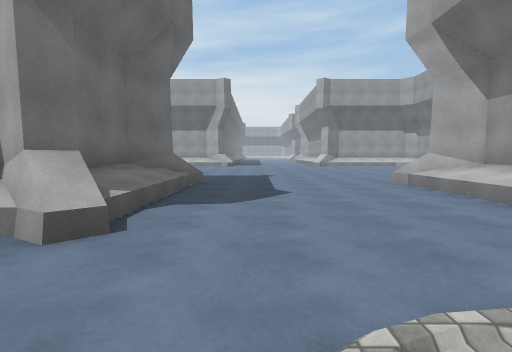
view 1 (above)

23 first-person views from a walk through a scene from a Unity 3-D project. The camera is 1.3 m above the floor, tilts 4° down and sees 80° across. The floor is counted in squares, 2 m on a side. Each view is taken from the middle of a square. On the plan, view 1 faces up. The plan holds only what a view shows up to about 10 squares ahead; the rest is blank. The place goes on beyond the plan. The player character is not drawn. Surface patterns are stand-ins for the level's own textures.

view 2
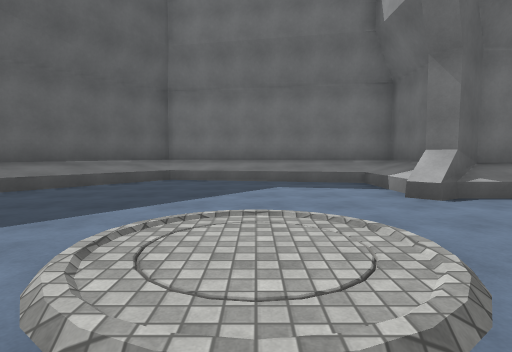

view 3
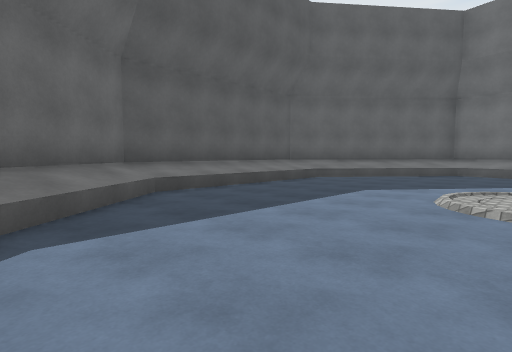

view 4
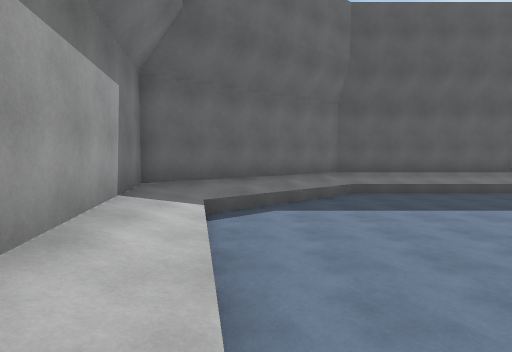

view 5
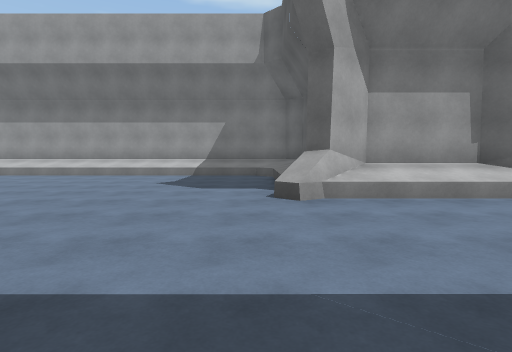

view 6
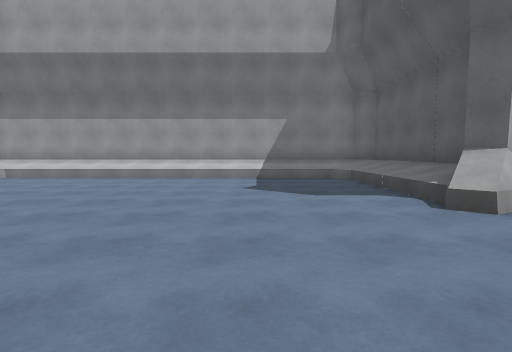

view 7
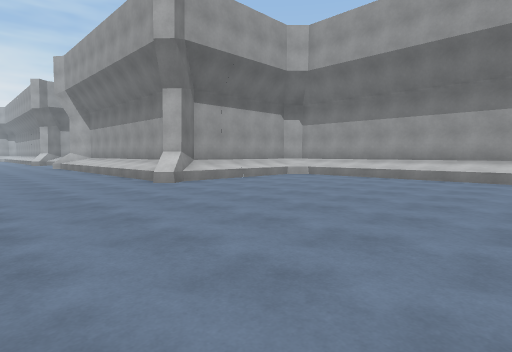

view 8
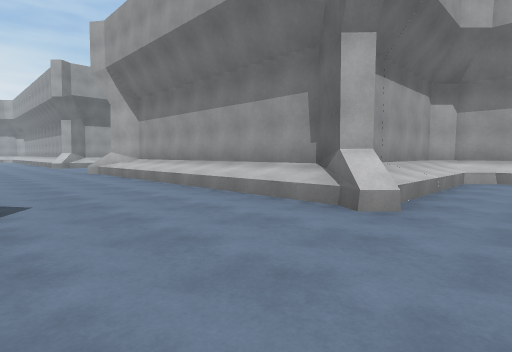

view 9
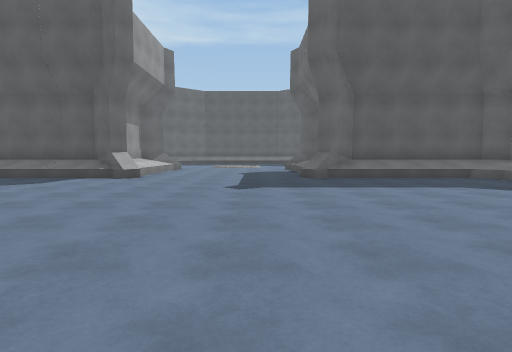

view 10
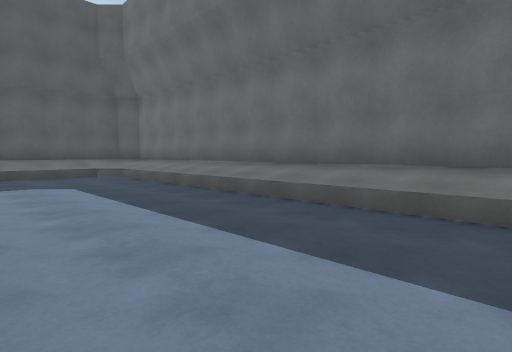

view 11
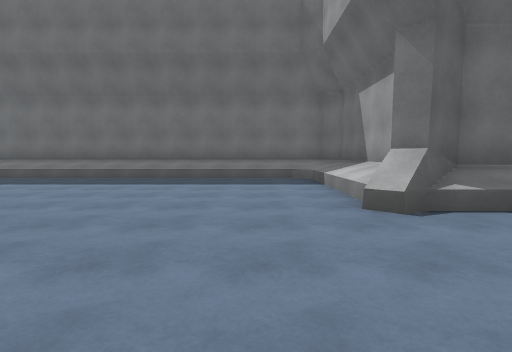

view 12
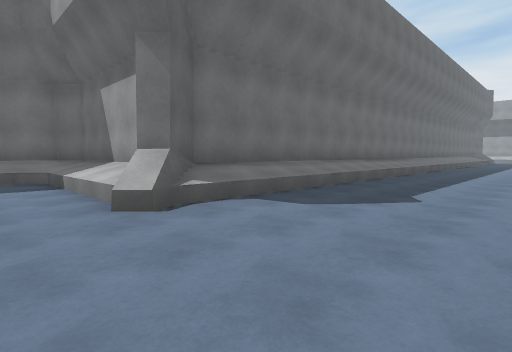

view 13
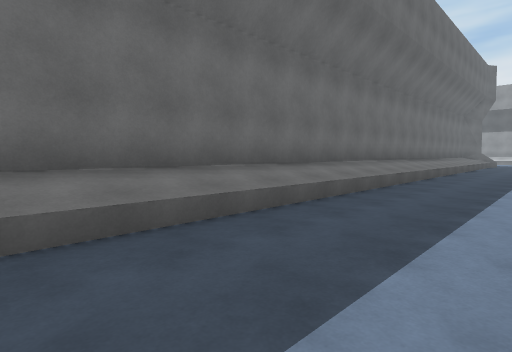

view 14
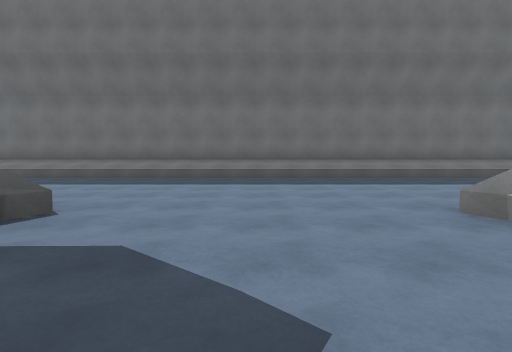

view 15
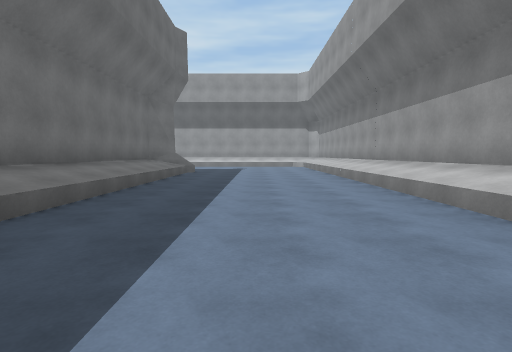

view 16
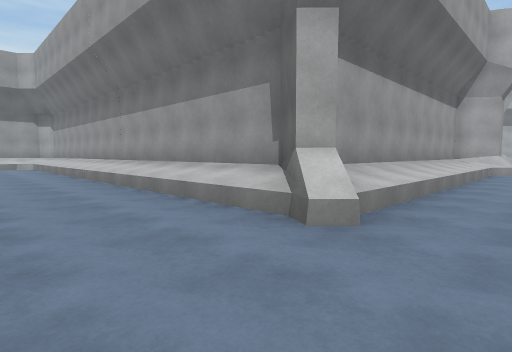

view 17
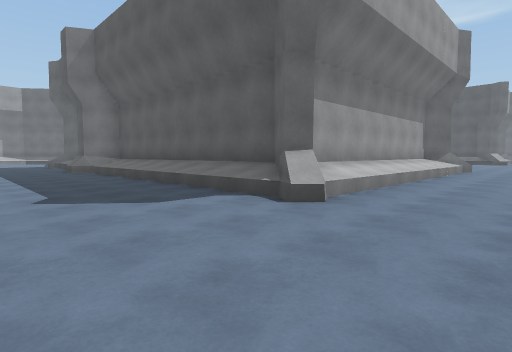

view 18
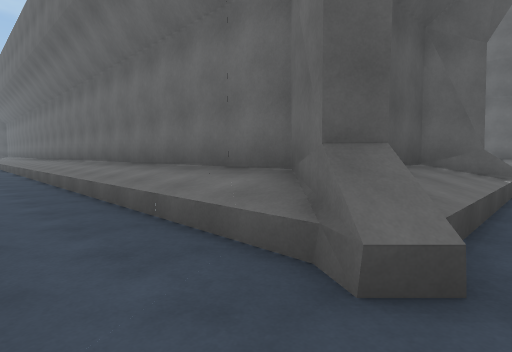

view 19
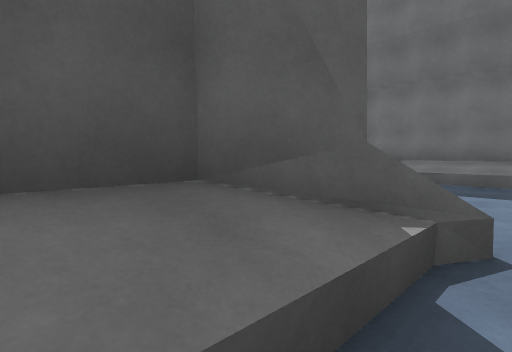

view 20
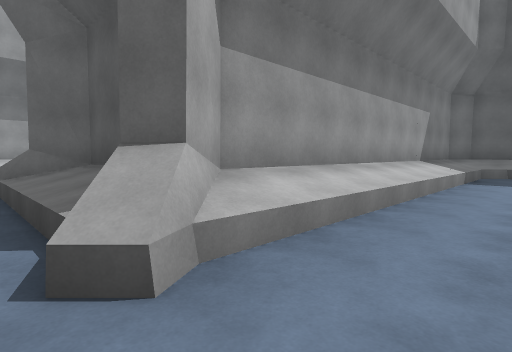

view 21
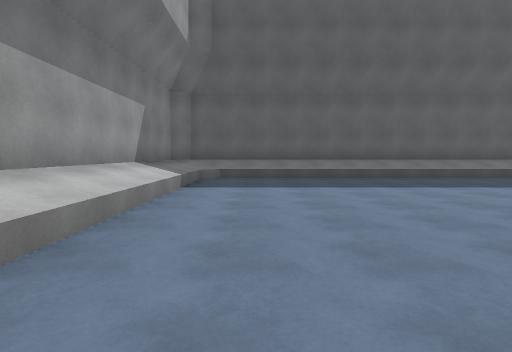

view 22
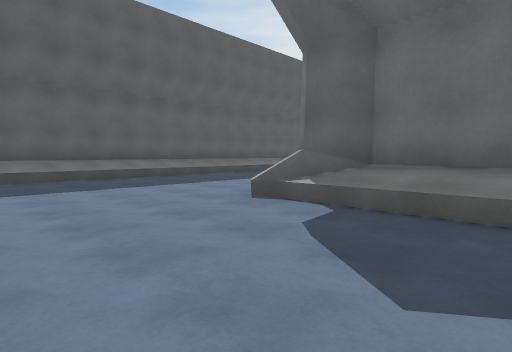

view 23
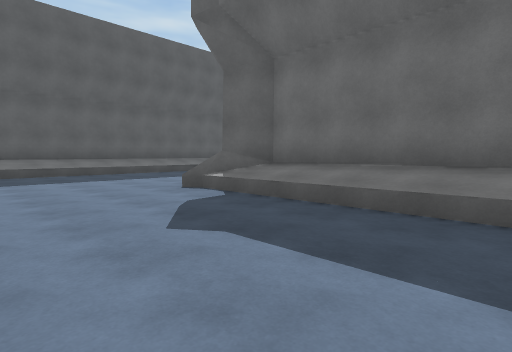

### Floor plan
Key: @ floor where view 1 was taken; # wall or solid block; . floor; / step, stairs or slope; ^ raised ledge.
Columns run from 13 left of view 1 to 12 right of it. Each row starts with its distance up from view 1.
 43 #/............ ..
 42 #/.....##//#.. ../#
 41 #/...../####...../#
 40 #/...../###/...../#
 39 ##...../# #/...../#
 38  #...../# #/...../#
 37  ....../# #/...../#
 36 ......./# #/...../#
 35 ......./# #/...../#
 34 ......./# #/...../########
 33 ......./# #/.....##///////
 32 ////////# #/..............
 31 ######### #/........
 30           #/..............
 29           #/..............
 28           #/..............
 27           #/.....##//////
 26           #/...../#######
 25           #/...../#
 24           #/...../#
 23           #/...../#
 22           #/...../#
 21           #/...../#
 20           #/...../#
 19      #######...../######
 18      #/////#.....##////#
 17      #/.............../#
 16      #/.............../#
 15      #/.............../#
 14      #/.............../#
 13      #/.............../#
 12      #/.............../#
 11      #/.............../#
 10      #/.............../#
  9      #/.............../#
  8      #/.............../#
  7      #/////#.....##////#
  6      #######...../######
  5          ##/...../#
  4         ####...../#
  3         #//#.....##/
  2        ^//......   //
  1        ^/..../// .../^
  0        ^/....@./..../#
 -1        #/....///..../#
 -2        #/.........../#
 -3        #//.........//#
 -4         ^//.......//^
 -5          ^#///////#^
 -6           ^#######

Where each view was taken, in squares from view 1:
view 1: 0 up, 0 right, facing up
view 2: 0 up, 3 right, facing left
view 3: 0 up, 6 right, facing down-left
view 4: 3 up, 6 right, facing down
view 5: 8 up, 1 left, facing right
view 6: 10 up, 0 right, facing right
view 7: 11 up, 0 right, facing up-right
view 8: 16 up, 0 right, facing up-right
view 9: 16 up, 0 right, facing down
view 10: 17 up, 3 left, facing down-left
view 11: 16 up, 2 right, facing left
view 12: 16 up, 2 right, facing up-left
view 13: 23 up, 1 right, facing up-left
view 14: 30 up, 7 right, facing left
view 15: 31 up, 1 right, facing up
view 16: 31 up, 1 right, facing up-right
view 17: 31 up, 1 right, facing down-right
view 18: 43 up, 0 right, facing down-left
view 19: 43 up, 4 left, facing down-left
view 20: 43 up, 8 left, facing down-right
view 21: 41 up, 8 left, facing down
view 22: 41 up, 8 left, facing down-left
view 23: 43 up, 8 left, facing down-left
